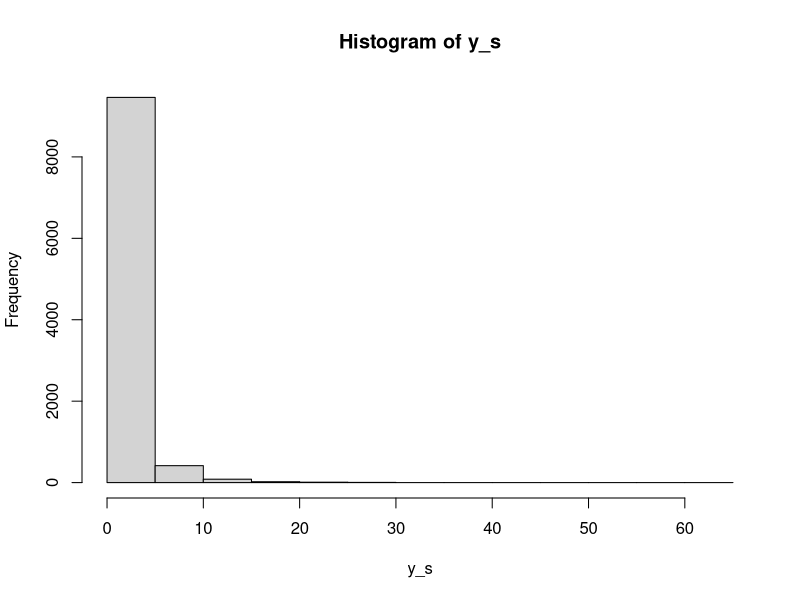
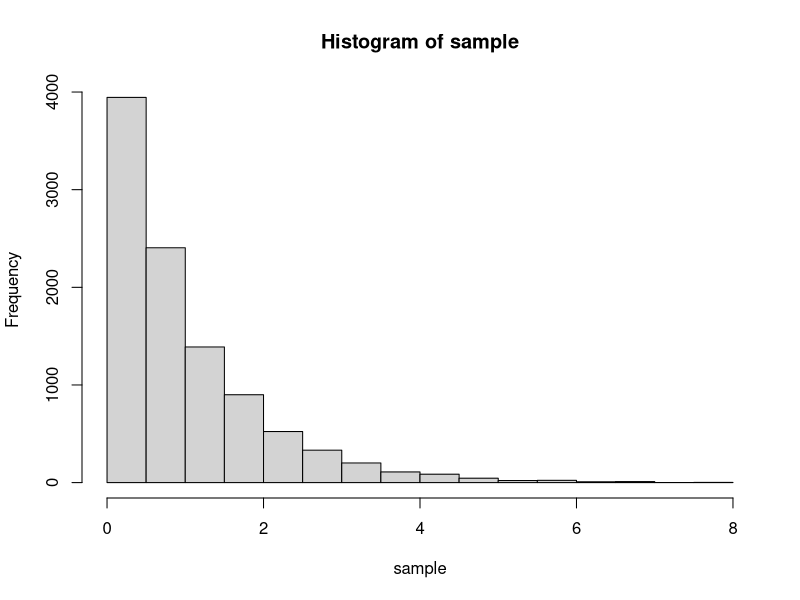
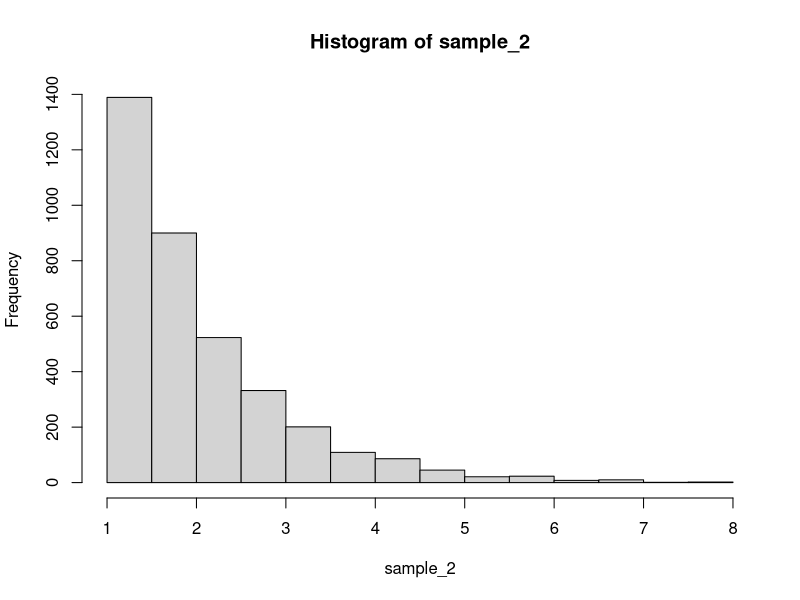

These charts were generated, in order, by the following R code:
## ---- chunk 1
# Packages
library(dplyr)
library(ggplot2)

# Other setup
set.seed(1)
## ---- chunk 2
n <- 100000 # Sample size

a <- c(2, 4, 6) # Event A
b <- c(1, 2, 3, 4) # Event B

samp <- sample(x = 1:6, size = n, replace = TRUE)

p_a_and_b <- sum((samp %in% a & samp %in% b)) / n
p_a <- sum((samp %in% a)) / n
p_b <- sum((samp %in% b)) / n
p_a_times_p_b <- p_a*p_b

# P(A) = 50.07%, P(B) = 66.51%
# P(A&B) = 33.31%, P(A)*P(B) = 33.30%

## ---- chunk 3
n <- 100000 # Sample size

a <- c(2, 4, 6) # Event A
b <- c(1, 3, 5) # Event B

samp <- sample(x = 1:6, size = n, replace = TRUE)

p_a_and_b <- sum((samp %in% a & samp %in% b)) / n
p_a <- sum((samp %in% a)) / n
p_b <- sum((samp %in% b)) / n
p_a_times_p_b <- p_a*p_b

# P(A) = 49.73%, P(B) = 50.27%
# P(A&B) = 24.99%, P(A)*P(B) = 0%
## ---- chunk 4
n <- 10000 # Sample size

x_s <- rnorm(n, mean = 0, sd = 1)
y_s <- exp(x_s)

mean_y <- mean(y_s)
variance_y <- (1/(n - 1))*sum((y_s - mean_y)**2)

hist(y_s)

## ---- chunk 5
n <- 10000
sample <- rexp(n, rate = 1)
mean(sample);var(sample)
hist(sample)

x_0 <- 1
sample_2 <- sample[sample > x_0]
mean(sample_2);var(sample_2)
hist(sample_2)
par(mfrow=c(2,1))
